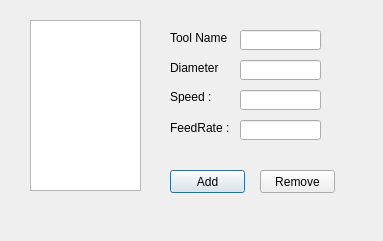
<?xml version="1.0" encoding="UTF-8"?>
<ui version="4.0">
 <class>ToolsDialog</class>
 <widget class="QDialog" name="ToolsDialog">
  <property name="geometry">
   <rect>
    <x>0</x>
    <y>0</y>
    <width>383</width>
    <height>241</height>
   </rect>
  </property>
  <property name="windowTitle">
   <string>Tools Dialog</string>
  </property>
  <widget class="QPushButton" name="addTool">
   <property name="geometry">
    <rect>
     <x>170</x>
     <y>170</y>
     <width>75</width>
     <height>23</height>
    </rect>
   </property>
   <property name="text">
    <string>Add</string>
   </property>
  </widget>
  <widget class="QLineEdit" name="toolName">
   <property name="geometry">
    <rect>
     <x>240</x>
     <y>30</y>
     <width>81</width>
     <height>20</height>
    </rect>
   </property>
   <property name="inputMask">
    <string/>
   </property>
  </widget>
  <widget class="QLineEdit" name="speed">
   <property name="geometry">
    <rect>
     <x>240</x>
     <y>90</y>
     <width>81</width>
     <height>20</height>
    </rect>
   </property>
   <property name="inputMask">
    <string/>
   </property>
  </widget>
  <widget class="QLineEdit" name="feedrate">
   <property name="geometry">
    <rect>
     <x>240</x>
     <y>120</y>
     <width>81</width>
     <height>20</height>
    </rect>
   </property>
   <property name="inputMask">
    <string/>
   </property>
  </widget>
  <widget class="QPushButton" name="removeTool">
   <property name="geometry">
    <rect>
     <x>260</x>
     <y>170</y>
     <width>75</width>
     <height>23</height>
    </rect>
   </property>
   <property name="text">
    <string>Remove</string>
   </property>
  </widget>
  <widget class="QListView" name="toolList">
   <property name="geometry">
    <rect>
     <x>30</x>
     <y>20</y>
     <width>111</width>
     <height>171</height>
    </rect>
   </property>
  </widget>
  <widget class="QLabel" name="ToolName">
   <property name="geometry">
    <rect>
     <x>170</x>
     <y>30</y>
     <width>61</width>
     <height>16</height>
    </rect>
   </property>
   <property name="text">
    <string>Tool Name : </string>
   </property>
  </widget>
  <widget class="QLabel" name="label">
   <property name="geometry">
    <rect>
     <x>170</x>
     <y>90</y>
     <width>47</width>
     <height>13</height>
    </rect>
   </property>
   <property name="text">
    <string>Speed : </string>
   </property>
  </widget>
  <widget class="QLabel" name="label_2">
   <property name="geometry">
    <rect>
     <x>170</x>
     <y>120</y>
     <width>61</width>
     <height>16</height>
    </rect>
   </property>
   <property name="text">
    <string>FeedRate : </string>
   </property>
  </widget>
  <widget class="QLineEdit" name="diameter">
   <property name="geometry">
    <rect>
     <x>240</x>
     <y>60</y>
     <width>81</width>
     <height>20</height>
    </rect>
   </property>
   <property name="inputMask">
    <string/>
   </property>
  </widget>
  <widget class="QLabel" name="label_3">
   <property name="geometry">
    <rect>
     <x>170</x>
     <y>60</y>
     <width>51</width>
     <height>16</height>
    </rect>
   </property>
   <property name="text">
    <string>Diameter : </string>
   </property>
  </widget>
 </widget>
 <tabstops>
  <tabstop>toolName</tabstop>
  <tabstop>diameter</tabstop>
  <tabstop>speed</tabstop>
  <tabstop>feedrate</tabstop>
  <tabstop>toolList</tabstop>
  <tabstop>addTool</tabstop>
  <tabstop>removeTool</tabstop>
 </tabstops>
 <resources/>
 <connections/>
</ui>
